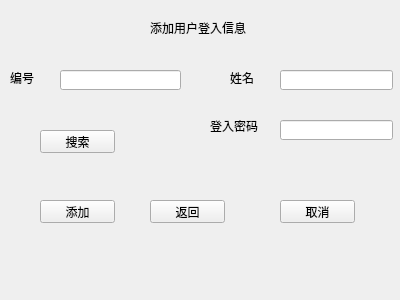
<?xml version="1.0" encoding="UTF-8"?>
<ui version="4.0">
 <class>insertlogin</class>
 <widget class="QWidget" name="insertlogin">
  <property name="geometry">
   <rect>
    <x>0</x>
    <y>0</y>
    <width>400</width>
    <height>300</height>
   </rect>
  </property>
  <property name="windowTitle">
   <string>Form</string>
  </property>
  <widget class="QLabel" name="label">
   <property name="geometry">
    <rect>
     <x>150</x>
     <y>20</y>
     <width>121</width>
     <height>16</height>
    </rect>
   </property>
   <property name="text">
    <string>添加用户登入信息</string>
   </property>
  </widget>
  <widget class="QLabel" name="label_2">
   <property name="geometry">
    <rect>
     <x>10</x>
     <y>70</y>
     <width>41</width>
     <height>16</height>
    </rect>
   </property>
   <property name="text">
    <string>编号</string>
   </property>
  </widget>
  <widget class="QLineEdit" name="inster_IdlineEdit">
   <property name="geometry">
    <rect>
     <x>60</x>
     <y>70</y>
     <width>121</width>
     <height>20</height>
    </rect>
   </property>
  </widget>
  <widget class="QLabel" name="label_3">
   <property name="geometry">
    <rect>
     <x>230</x>
     <y>70</y>
     <width>41</width>
     <height>16</height>
    </rect>
   </property>
   <property name="text">
    <string>姓名</string>
   </property>
  </widget>
  <widget class="QLineEdit" name="insert_namelineEdit_">
   <property name="geometry">
    <rect>
     <x>280</x>
     <y>70</y>
     <width>113</width>
     <height>20</height>
    </rect>
   </property>
  </widget>
  <widget class="QPushButton" name="insertloginqueryButton">
   <property name="geometry">
    <rect>
     <x>40</x>
     <y>130</y>
     <width>75</width>
     <height>23</height>
    </rect>
   </property>
   <property name="text">
    <string>搜索</string>
   </property>
  </widget>
  <widget class="QLabel" name="label_4">
   <property name="geometry">
    <rect>
     <x>210</x>
     <y>120</y>
     <width>54</width>
     <height>12</height>
    </rect>
   </property>
   <property name="text">
    <string>登入密码</string>
   </property>
  </widget>
  <widget class="QLineEdit" name="insert_passwordlineEdit">
   <property name="geometry">
    <rect>
     <x>280</x>
     <y>120</y>
     <width>113</width>
     <height>20</height>
    </rect>
   </property>
  </widget>
  <widget class="QPushButton" name="insertloginButton">
   <property name="geometry">
    <rect>
     <x>40</x>
     <y>200</y>
     <width>75</width>
     <height>23</height>
    </rect>
   </property>
   <property name="text">
    <string>添加</string>
   </property>
  </widget>
  <widget class="QPushButton" name="insert_back_Button">
   <property name="geometry">
    <rect>
     <x>150</x>
     <y>200</y>
     <width>75</width>
     <height>23</height>
    </rect>
   </property>
   <property name="text">
    <string>返回</string>
   </property>
  </widget>
  <widget class="QPushButton" name="insert_cancel_Button">
   <property name="geometry">
    <rect>
     <x>280</x>
     <y>200</y>
     <width>75</width>
     <height>23</height>
    </rect>
   </property>
   <property name="text">
    <string>取消</string>
   </property>
  </widget>
 </widget>
 <resources/>
 <connections/>
</ui>
